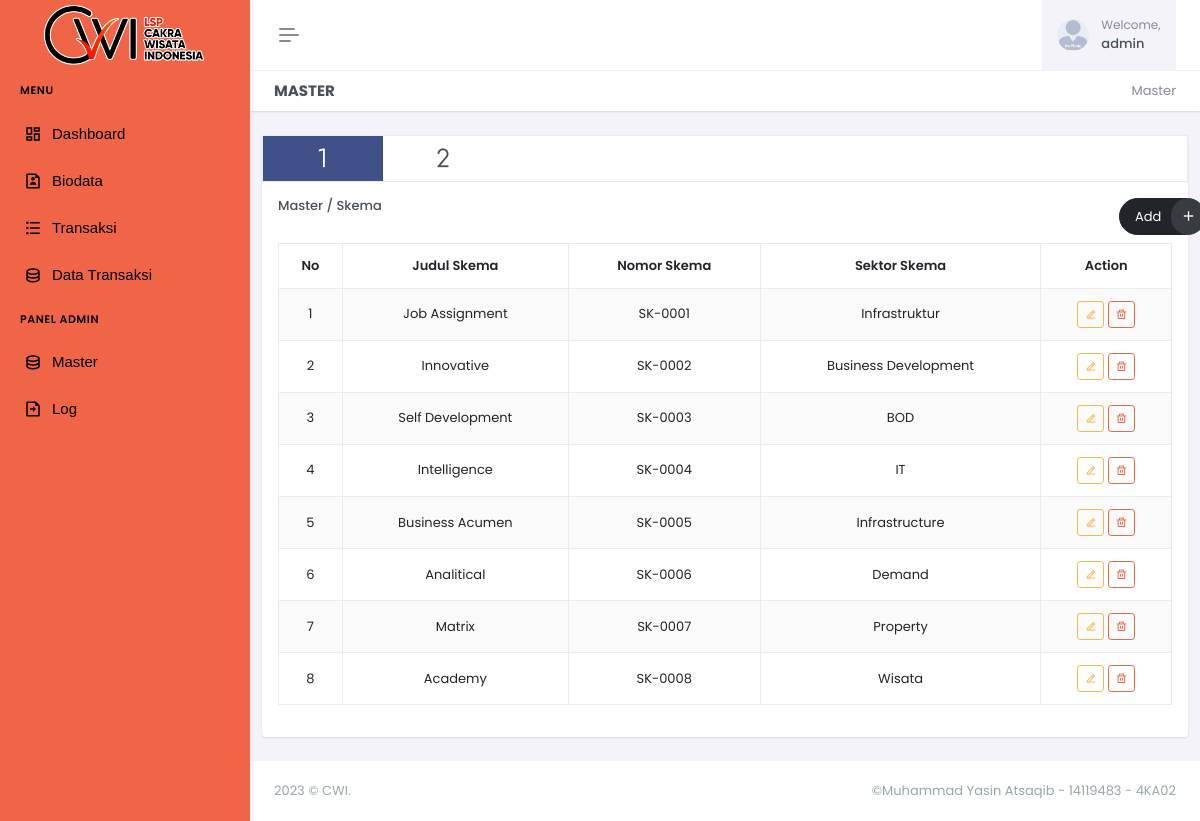
Screenshot of /master.php (signed in) with the database file from the repository.
### tables this page shows
CREATE TABLE `tb_skema` (
  `id` int(3) NOT NULL,
  `id_persyaratan` int(2) DEFAULT NULL,
  `judul_skema` text NOT NULL,
  `no_skema` text NOT NULL,
  `sektor_skema` text NOT NULL,
  `persyaratan_skema` text NOT NULL,
  `sts_skema` varchar(1) NOT NULL
);

### master.php (the view, shortened to what this page needs)
<!doctype html>
<html lang="en" data-layout="vertical" data-topbar="light" data-sidebar="dark" data-sidebar-size="lg"
    data-sidebar-image="none" data-preloader="disable">
<link rel="stylesheet" href="cdn.datatables.net/1.11.5/css/dataTables.bootstrap5.min.css" />
<link href='assets/libs/sweetalert2/sweetalert2.min.css' rel='stylesheet' type='text/css' />
<link rel="stylesheet" href="cdn.datatables.net/responsive/2.2.9/css/responsive.bootstrap.min.css" />
<link rel="stylesheet" href="cdn.datatables.net/buttons/2.2.2/css/buttons.dataTables.min.css">
<body>
    <div id="layout-wrapper">
        <header id="page-topbar">
            <div class="layout-width">
                <div class="navbar-header">
                    <div class="d-flex">
                        <button type="button"
                            class="btn btn-sm px-3 fs-16 header-item vertical-menu-btn topnav-hamburger"
                            id="topnav-hamburger-icon">
                            <span class="hamburger-icon">
                                <span></span>
                                <span></span>
                                <span></span>
                            </span>
                        </button>
                    </div>
                    <?php include 'include/session.php'; ?>
                </div>
            </div>
        </header>
        <?php include 'include/sidebar.php' ?>
        <div class="main-content">
            <div class="page-content">
                <div class="container-fluid">
                    <?php include 'include/header.php'; ?>
                    <div class="row">
                        <div class="col-12">
                            <div class="page-title-box d-sm-flex align-items-center justify-content-between">
                                <h4 class="mb-sm-0">Master</h4>
                                <div class="page-title-right">
                                    <ol class="breadcrumb m-0">
                                        <li class="breadcrumb-item active">Master</li>
                                    </ol>
                                </div>
                            </div>
                        </div>
                    </div>
                </div>
                <form method="POST" action="exc/exc-master.php">
                    <div class="row">
                        <div class="col-xxl-12">
                            <div class="card">
                                <div class="border">
                                    <ul class="nav nav-pills custom-hover-nav-tabs">
                                        <li class="nav-item">
                                            <a href="#hover-skema" data-bs-toggle="tab" aria-expanded="false"
                                                class="nav-link active">
                                                <i class="ri-number-1 nav-icon nav-tab-position"></i>
                                            </a>
                                        </li>
                                        <li class="nav-item">
                                            <a href="#hover-persyaratan" data-bs-toggle="tab" aria-expanded="false"
                                                class="nav-link">
                                                <i class="ri-number-2 nav-icon nav-tab-position"></i>
                                            </a>
                                        </li>
                                    </ul>
                                </div>
                                <div class="card-body">
                                    <div class="tab-content text-muted">
                                        <div class="tab-pane show active" id="hover-skema">
                                            <div class="row">
                                                <div class="col-md-2">
                                                    <h6>Master / Skema</h6>
                                                </div>
                                                <div class="col-md-9"></div>
                                                <div class="col-md-1">
                                                    <?php if($_SESSION['role_acc'] == "admin"){ ?>
                                                    <button type="button"
                                                        class="btn btn-dark btn-label right rounded-pill"
                                                        data-bs-toggle="modal" data-bs-target="#master-skema">
                                                        <i
                                                            class="ri-add-fill label-icon align-middle rounded-pill fs-16 ms-2"></i>
                                                        Add</button>
                                                    <?php } ?>
                                                </div>
                                            </div>
                                            <div class="table-responsive mt-2">
                                                <table
                                                    class="table table-bordered dt-responsive nowrap table-striped align-middle text-center"
                                                    style="width:100%">
                                                    <thead>
                                                        <tr>
                                                            <th scope="col">No</th>
                                                            <th scope="col">Judul Skema</th>
                                                            <th scope="col">Nomor Skema</th>
                                                            <th scope="col">Sektor Skema</th>
                                                            <th scope="col">Action</th>
                                                        </tr>
                                                    </thead>
                                                    <tbody>
                                                        <?php
		                                                        include 'exc/conn.php';
                                                                $no = 1;
                                                                $query = "SELECT * FROM tb_skema WHERE sts_skema='A'";
		                                                        $result = mysqli_query($conn, $query);
		                                                        while($row = mysqli_fetch_array($result)){
		                                                    ?>
                                                        <tr>
                                                            <td><?=$no++;?></td>
                                                            <td><?=$row['judul_skema']?></td>
                                                            <td><?=$row['no_skema']?></td>
                                                            <td><?=$row['sektor_skema']?></td>
                                                            <td>
                                                                <?php if($_SESSION['role_acc'] == "admin"){ ?>
                                                                <a href="edit-judul-skema.php?id=<?=$row['id'];?>"
                                                                    class="btn btn-sm btn-outline-warning btn-icon waves-effect waves-light"><i
                                                                        class="ri-edit-2-line"></i></a>
                                                                <a href="exc/delete-darah.php?id=<?=$row['id'];?>"
                                                                    type="button"
                                                                    class="btn btn-sm btn-outline-danger btn-icon waves-effect waves-light"><i
                                                                        class="ri-delete-bin-line"></i></a>
                                                                <?php }else{ ?>
                                                                <button type="button"
                                                                    class="btn btn-sm btn-outline-info btn-icon waves-effect waves-light"><i
                                                                        class="ri-eye-line"></i></button>
                                                                <?php } ?>
                                                            </td>
                                                        </tr>
                                                        <?php } ?>
                                                    </tbody>
                                                </table>
                                            </div>
                                        </div>
                                    </div>
                                </div>
                            </div>
                        </div>
                    </div>
                </form>
            </div>
            <?php include 'include/footer.php'; ?>
        </div>
    </div>
</body>
</html>

### rows the page displays
tb_skema: judul_skema "Job Assignment", no_skema "SK-0001", sektor_skema "Infrastruktur"
tb_skema: judul_skema "Innovative", no_skema "SK-0002", sektor_skema "Business Development"
tb_skema: judul_skema "Self Development", no_skema "SK-0003", sektor_skema "BOD"
tb_skema: judul_skema "Intelligence", no_skema "SK-0004", sektor_skema "IT"
tb_skema: judul_skema "Business Acumen", no_skema "SK-0005", sektor_skema "Infrastructure"
tb_skema: judul_skema "Analitical", no_skema "SK-0006", sektor_skema "Demand"
tb_skema: judul_skema "Matrix", no_skema "SK-0007", sektor_skema "Property"
tb_skema: judul_skema "Academy", no_skema "SK-0008", sektor_skema "Wisata"

### other values shown
$_SESSION['fullname'] "admin"
